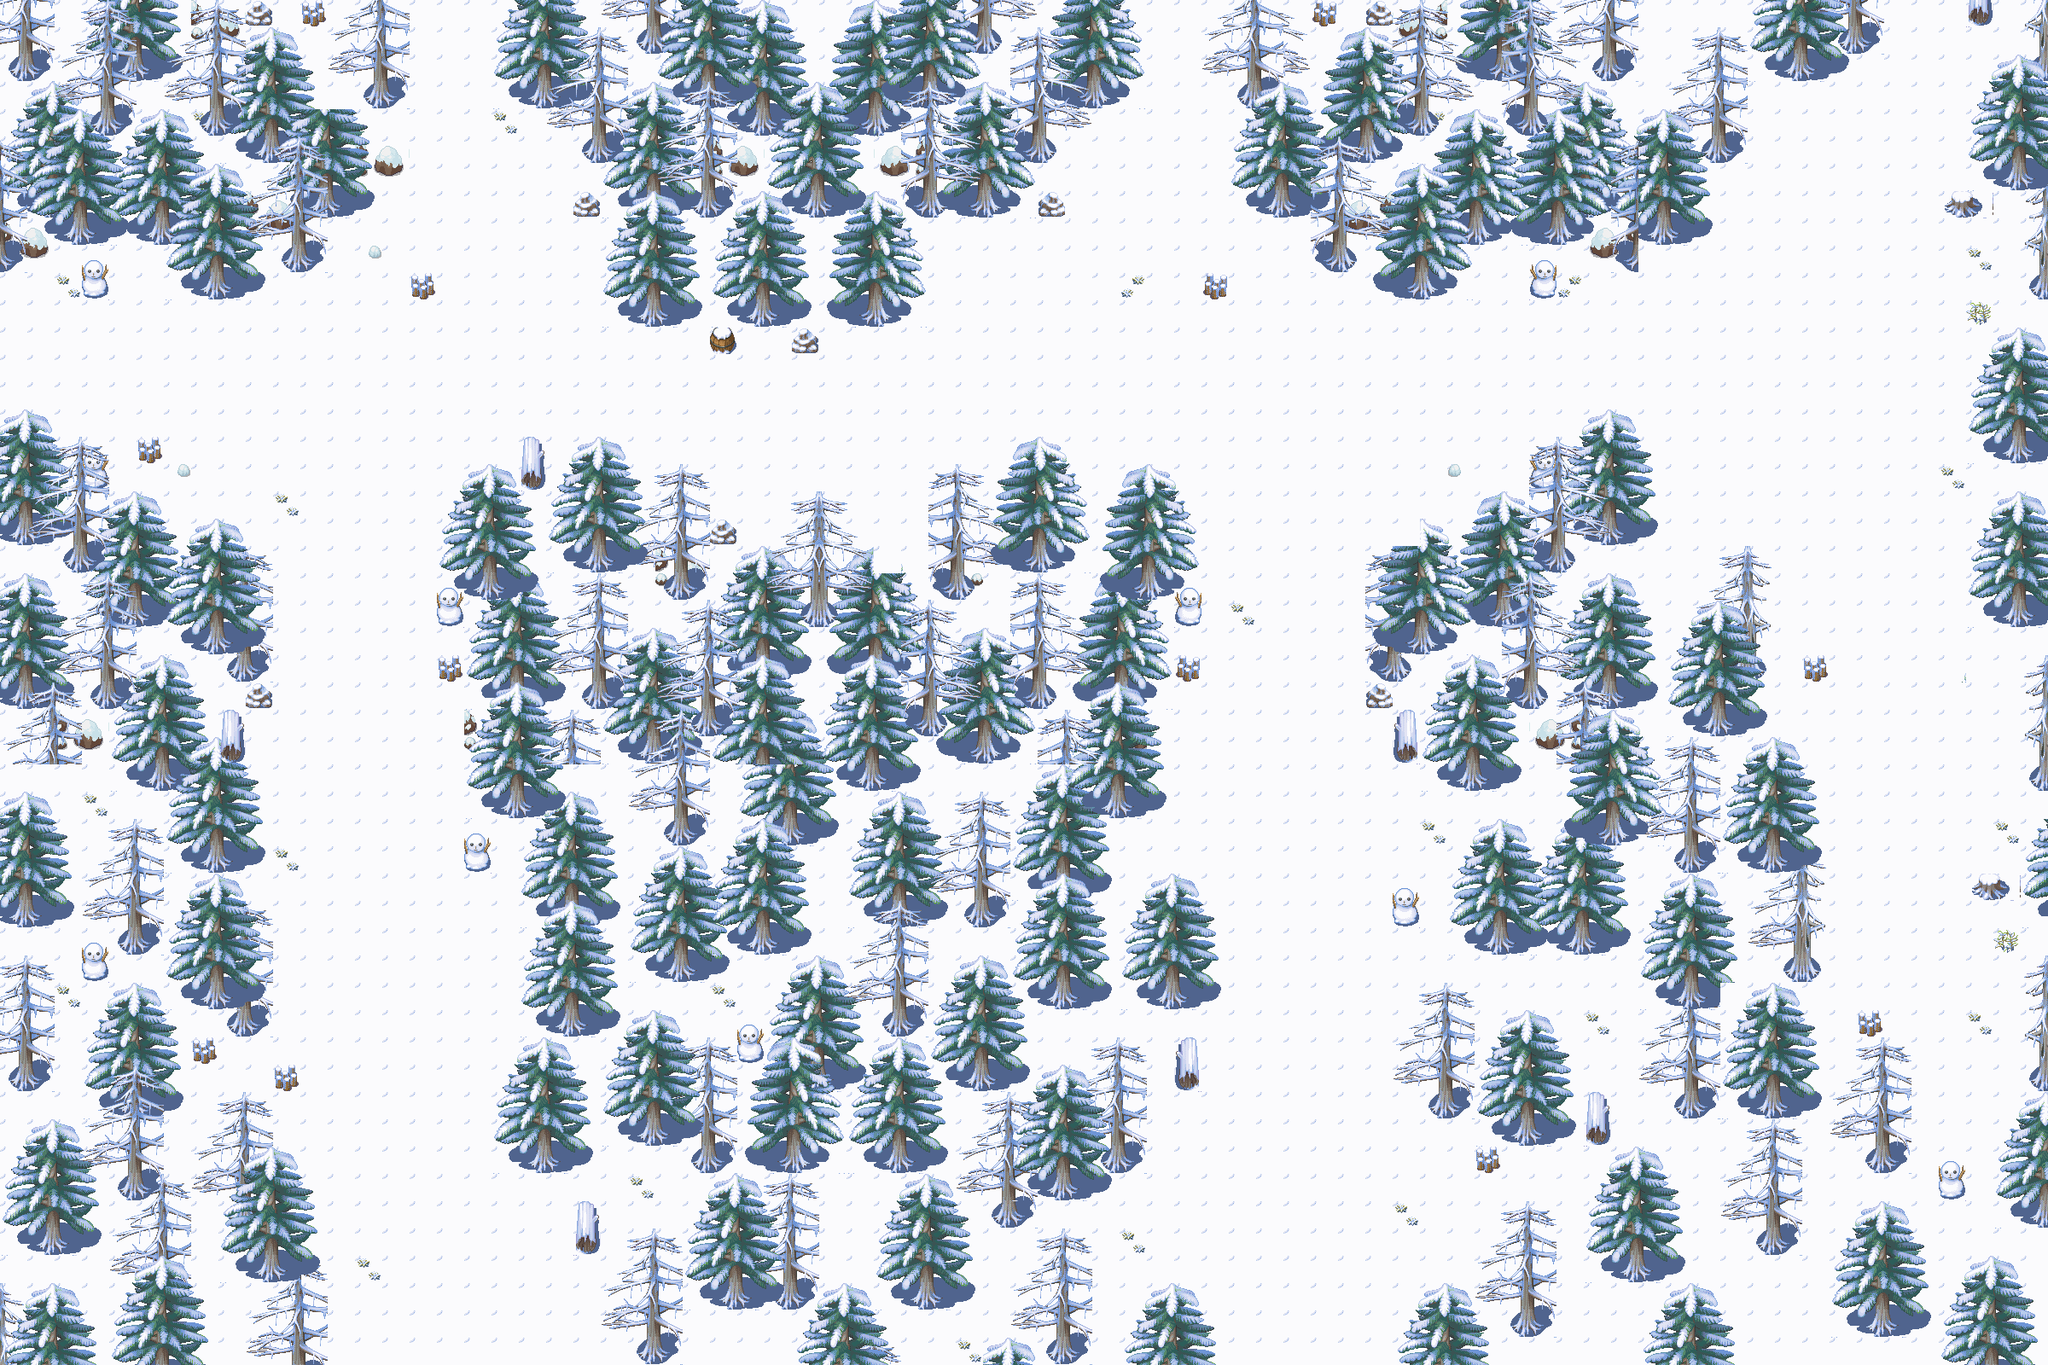

Below is a game level as drawn by its tile map, then a one-line description and the .tmx that defines it (tile-layer data replaced by summaries):
An orthogonal 75x50 tile map with 32x32 px tiles, 5 tile layers (groundLayer, treeLayer, treeLayer2, decoLayer, ...), 5 tilesets and 1 object (sign1).

<map version="1.10" tiledversion="1.11.2" orientation="orthogonal" renderorder="right-down" width="75" height="50" tilewidth="32" tileheight="32" infinite="0" nextlayerid="8" nextobjectid="12">
 <editorsettings>
  <export target="toyforest.tmj" format="json" />
 </editorsettings>
 <tileset firstgid="1" name="snow" tilewidth="32" tileheight="32" margin="1" tilecount="49" columns="7">
  <image source="winter/snow.png" width="240" height="240" />
 </tileset>
 <tileset firstgid="50" name="winter" tilewidth="32" tileheight="32" margin="1" tilecount="1309" columns="7">
  <image source="winter/winter.png" width="256" height="6016" />
 </tileset>
 <tileset firstgid="1359" name="winter2" tilewidth="32" tileheight="32" margin="1" tilecount="896" columns="7">
  <image source="winter/winter2.png" width="256" height="4128" />
 </tileset>
 <tileset firstgid="2255" name="xmas" tilewidth="32" tileheight="32" margin="1" tilecount="176" columns="11">
  <image source="winter/xmas.png" width="384" height="528" />
 </tileset>
 <tileset firstgid="2431" name="christmas" tilewidth="32" tileheight="32" margin="1" tilecount="961" columns="31">
  <image source="winter/christmas.png" width="1000" height="1000" />
 </tileset>
 <layer id="1" name="groundLayer" width="75" height="50">
  <data>[3750 cells, 3750 non-empty, 1 distinct tile ids]</data>
 </layer>
 <layer id="2" name="treeLayer" width="75" height="50">
  <data>[3750 cells, 1320 non-empty, 52 distinct tile ids]</data>
 </layer>
 <layer id="3" name="treeLayer2" width="75" height="50">
  <data>[3750 cells, 954 non-empty, 55 distinct tile ids]</data>
 </layer>
 <layer id="4" name="decoLayer" width="75" height="50">
  <data>[3750 cells, 521 non-empty, 45 distinct tile ids]</data>
 </layer>
 <layer id="6" name="signLayer" width="75" height="50">
  <data>[3750 cells, 0 non-empty, 0 distinct tile ids]</data>
 </layer>
 <objectgroup id="7" name="signboardLayer">
  <object id="11" name="sign1" x="-145.455" y="-66.6667" width="2593.94" height="1772.73" />
 </objectgroup>
</map>
